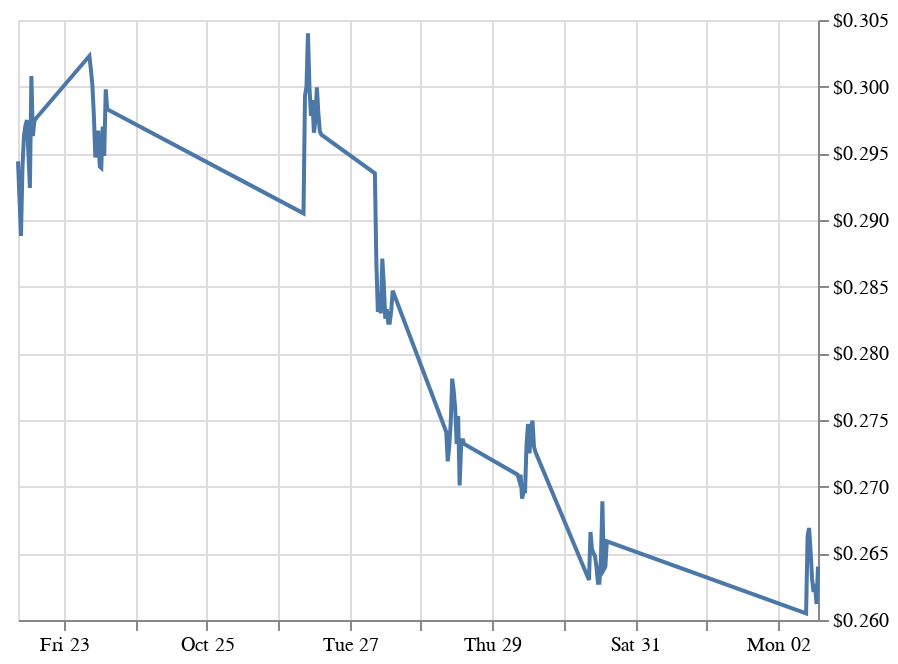

Notebook cell for this chart:
### Code cell
# date = '2021-01-18'
# x = hist[hist.date == date]
x = hist[:100]
code = x.symbol.unique()
chart = line_plot(x)
chart

### Figure 1 — Vega-Lite specification as saved in the notebook (floating-point values rounded to 4 significant figures)
{"config": {"view": {"continuousWidth": 400, "continuousHeight": 300}}, "data": {"name": "data-ddc64b37da38d6e943f82abb819b8359"}, "mark": "line", "encoding": {"color": {"type": "nominal", "field": "symbol", "legend": null}, "tooltip": [{"type": "nominal", "field": "symbol"}, {"type": "quantitative", "field": "close"}, {"type": "temporal", "field": "date"}], "x": {"type": "temporal", "axis": {"title": ""}, "field": "date", "scale": {"zero": false}}, "y": {"type": "quantitative", "axis": {"format": "$,r", "orient": "right", "title": ""}, "field": "close", "scale": {"zero": false}}}, "$schema": "https://vega.github.io/schema/vega-lite/v4.8.1.json", "datasets": {"data-ddc64b37da38d6e943f82abb819b8359": [{"Unnamed: 0": 0, "symbol": "BIOL", "date": "2020-10-22 08:30:00", "open": 0.2909, "low": 0.2909, "high": 0.2959, "close": 0.2944, "volume": 87140.0, "dividends": null, "splits": null}, {"Unnamed: 0": 1, "symbol": "BIOL", "date": "2020-10-22 09:00:00", "open": 0.2944, "low": 0.291, "high": 0.2958, "close": 0.2916, "volume": 95920.0, "dividends": null, "splits": null}, {"Unnamed: 0": 2, "symbol": "BIOL", "date": "2020-10-22 09:30:00", "open": 0.2909, "low": 0.2865, "high": 0.291, "close": 0.2888, "volume": 194300.0, "dividends": null, "splits": null}, {"Unnamed: 0": 3, "symbol": "BIOL", "date": "2020-10-22 10:00:00", "open": 0.2889, "low": 0.2889, "high": 0.2939, "close": 0.2939, "volume": 34230.0, "dividends": null, "splits": null}, {"Unnamed: 0": 4, "symbol": "BIOL", "date": "2020-10-22 10:30:00", "open": 0.293, "low": 0.293, "high": 0.2977, "close": 0.2963, "volume": 39610.0, "dividends": null, "splits": null}, {"Unnamed: 0": 5, "symbol": "BIOL", "date": "2020-10-22 11:00:00", "open": 0.2964, "low": 0.2934, "high": 0.298, "close": 0.2971, "volume": 35860.0, "dividends": null, "splits": null}, {"Unnamed: 0": 6, "symbol": "BIOL", "date": "2020-10-22 11:30:00", "open": 0.2965, "low": 0.2965, "high": 0.2975, "close": 0.2975, "volume": 8915.0, "dividends": null, "splits": null}, {"Unnamed: 0": 7, "symbol": "BIOL", "date": "2020-10-22 12:00:00", "open": 0.2971, "low": 0.2912, "high": 0.2971, "close": 0.295, "volume": 29360.0, "dividends": null, "splits": null}, {"Unnamed: 0": 8, "symbol": "BIOL", "date": "2020-10-22 12:30:00", "open": 0.2951, "low": 0.2923, "high": 0.2962, "close": 0.2924, "volume": 6704.0, "dividends": null, "splits": null}, {"Unnamed: 0": 9, "symbol": "BIOL", "date": "2020-10-22 13:00:00", "open": 0.2961, "low": 0.2961, "high": 0.305, "close": 0.3008, "volume": 105600.0, "dividends": null, "splits": null}, {"Unnamed: 0": 10, "symbol": "BIOL", "date": "2020-10-22 13:30:00", "open": 0.3036, "low": 0.2962, "high": 0.3036, "close": 0.2963, "volume": 79080.0, "dividends": null, "splits": null}, {"Unnamed: 0": 11, "symbol": "BIOL", "date": "2020-10-22 14:00:00", "open": 0.2973, "low": 0.2973, "high": 0.2994, "close": 0.2974, "volume": 42410.0, "dividends": null, "splits": null}, {"Unnamed: 0": 12, "symbol": "BIOL", "date": "2020-10-22 14:30:00", "open": 0.2973, "low": 0.297, "high": 0.2999, "close": 0.2976, "volume": 60870.0, "dividends": null, "splits": null}, {"Unnamed: 0": 13, "symbol": "BIOL", "date": "2020-10-23 08:30:00", "open": 0.2976, "low": 0.2975, "high": 0.3036, "close": 0.3023, "volume": 78650.0, "dividends": null, "splits": null}, {"Unnamed: 0": 14, "symbol": "BIOL", "date": "2020-10-23 09:00:00", "open": 0.3026, "low": 0.3001, "high": 0.306, "close": 0.3013, "volume": 123600.0, "dividends": null, "splits": null}, {"Unnamed: 0": 15, "symbol": "BIOL", "date": "2020-10-23 09:30:00", "open": 0.3046, "low": 0.3001, "high": 0.3054, "close": 0.3002, "volume": 56460.0, "dividends": null, "splits": null}, {"Unnamed: 0": 16, "symbol": "BIOL", "date": "2020-10-23 10:00:00", "open": 0.3001, "low": 0.2979, "high": 0.3001, "close": 0.2979, "volume": 53250.0, "dividends": null, "splits": null}, {"Unnamed: 0": 17, "symbol": "BIOL", "date": "2020-10-23 10:30:00", "open": 0.296, "low": 0.294, "high": 0.298, "close": 0.2947, "volume": 38390.0, "dividends": null, "splits": null}, {"Unnamed: 0": 18, "symbol": "BIOL", "date": "2020-10-23 11:00:00", "open": 0.2949, "low": 0.2949, "high": 0.2974, "close": 0.2954, "volume": 38970.0, "dividends": null, "splits": null}, {"Unnamed: 0": 19, "symbol": "BIOL", "date": "2020-10-23 11:30:00", "open": 0.2964, "low": 0.2964, "high": 0.2974, "close": 0.2967, "volume": 14130.0, "dividends": null, "splits": null}, {"Unnamed: 0": 20, "symbol": "BIOL", "date": "2020-10-23 12:00:00", "open": 0.2965, "low": 0.294, "high": 0.2966, "close": 0.294, "volume": 43280.0, "dividends": null, "splits": null}, {"Unnamed: 0": 21, "symbol": "BIOL", "date": "2020-10-23 12:30:00", "open": 0.294, "low": 0.2931, "high": 0.294, "close": 0.2939, "volume": 18210.0, "dividends": null, "splits": null}, {"Unnamed: 0": 22, "symbol": "BIOL", "date": "2020-10-23 13:00:00", "open": 0.294, "low": 0.2933, "high": 0.2979, "close": 0.297, "volume": 13110.0, "dividends": null, "splits": null}, {"Unnamed: 0": 23, "symbol": "BIOL", "date": "2020-10-23 13:30:00", "open": 0.2961, "low": 0.2943, "high": 0.2978, "close": 0.2948, "volume": 7974.0, "dividends": null, "splits": null}, {"Unnamed: 0": 24, "symbol": "BIOL", "date": "2020-10-23 14:00:00", "open": 0.2972, "low": 0.2932, "high": 0.2998, "close": 0.2998, "volume": 97160.0, "dividends": null, "splits": null}, {"Unnamed: 0": 25, "symbol": "BIOL", "date": "2020-10-23 14:30:00", "open": 0.2997, "low": 0.2954, "high": 0.301, "close": 0.2983, "volume": 159400.0, "dividends": null, "splits": null}, {"Unnamed: 0": 26, "symbol": "BIOL", "date": "2020-10-26 08:30:00", "open": 0.295, "low": 0.29, "high": 0.295, "close": 0.2905, "volume": 133300.0, "dividends": null, "splits": null}, {"Unnamed: 0": 27, "symbol": "BIOL", "date": "2020-10-26 09:00:00", "open": 0.2904, "low": 0.2904, "high": 0.2998, "close": 0.2993, "volume": 77760.0, "dividends": null, "splits": null}, {"Unnamed: 0": 28, "symbol": "BIOL", "date": "2020-10-26 09:30:00", "open": 0.2957, "low": 0.2957, "high": 0.305, "close": 0.3, "volume": 346600.0, "dividends": null, "splits": null}, {"Unnamed: 0": 29, "symbol": "BIOL", "date": "2020-10-26 10:00:00", "open": 0.3, "low": 0.2961, "high": 0.3046, "close": 0.304, "volume": 46690.0, "dividends": null, "splits": null}, {"Unnamed: 0": 30, "symbol": "BIOL", "date": "2020-10-26 10:30:00", "open": 0.2993, "low": 0.2965, "high": 0.3042, "close": 0.3, "volume": 52530.0, "dividends": null, "splits": null}, {"Unnamed: 0": 31, "symbol": "BIOL", "date": "2020-10-26 11:00:00", "open": 0.3, "low": 0.2962, "high": 0.3025, "close": 0.2978, "volume": 68960.0, "dividends": null, "splits": null}, {"Unnamed: 0": 32, "symbol": "BIOL", "date": "2020-10-26 11:30:00", "open": 0.2963, "low": 0.2916, "high": 0.2994, "close": 0.299, "volume": 98130.0, "dividends": null, "splits": null}, {"Unnamed: 0": 33, "symbol": "BIOL", "date": "2020-10-26 12:00:00", "open": 0.2992, "low": 0.2962, "high": 0.2994, "close": 0.2966, "volume": 20220.0, "dividends": null, "splits": null}, {"Unnamed: 0": 34, "symbol": "BIOL", "date": "2020-10-26 12:30:00", "open": 0.2966, "low": 0.2961, "high": 0.298, "close": 0.2975, "volume": 43050.0, "dividends": null, "splits": null}, {"Unnamed: 0": 35, "symbol": "BIOL", "date": "2020-10-26 13:00:00", "open": 0.2964, "low": 0.2964, "high": 0.3, "close": 0.3, "volume": 41040.0, "dividends": null, "splits": null}, {"Unnamed: 0": 36, "symbol": "BIOL", "date": "2020-10-26 13:30:00", "open": 0.3, "low": 0.298, "high": 0.3034, "close": 0.298, "volume": 32320.0, "dividends": null, "splits": null}, {"Unnamed: 0": 37, "symbol": "BIOL", "date": "2020-10-26 14:00:00", "open": 0.2998, "low": 0.295, "high": 0.2998, "close": 0.2966, "volume": 19170.0, "dividends": null, "splits": null}, {"Unnamed: 0": 38, "symbol": "BIOL", "date": "2020-10-26 14:30:00", "open": 0.2972, "low": 0.29, "high": 0.2994, "close": 0.2964, "volume": 471300.0, "dividends": null, "splits": null}, {"Unnamed: 0": 39, "symbol": "BIOL", "date": "2020-10-27 08:30:00", "open": 0.291, "low": 0.2827, "high": 0.3, "close": 0.2935, "volume": 370300.0, "dividends": null, "splits": null}, {"Unnamed: 0": 40, "symbol": "BIOL", "date": "2020-10-27 09:00:00", "open": 0.2929, "low": 0.282, "high": 0.293, "close": 0.2868, "volume": 159300.0, "dividends": null, "splits": null}, {"Unnamed: 0": 41, "symbol": "BIOL", "date": "2020-10-27 09:30:00", "open": 0.2868, "low": 0.282, "high": 0.288, "close": 0.2831, "volume": 167300.0, "dividends": null, "splits": null}, {"Unnamed: 0": 42, "symbol": "BIOL", "date": "2020-10-27 10:00:00", "open": 0.2836, "low": 0.2831, "high": 0.2879, "close": 0.2838, "volume": 135000.0, "dividends": null, "splits": null}, {"Unnamed: 0": 43, "symbol": "BIOL", "date": "2020-10-27 10:30:00", "open": 0.2877, "low": 0.282, "high": 0.2879, "close": 0.283, "volume": 153600.0, "dividends": null, "splits": null}, {"Unnamed: 0": 44, "symbol": "BIOL", "date": "2020-10-27 11:00:00", "open": 0.283, "low": 0.283, "high": 0.2871, "close": 0.2871, "volume": 9261.0, "dividends": null, "splits": null}, {"Unnamed: 0": 45, "symbol": "BIOL", "date": "2020-10-27 11:30:00", "open": 0.2858, "low": 0.2822, "high": 0.2863, "close": 0.2852, "volume": 42040.0, "dividends": null, "splits": null}, {"Unnamed: 0": 46, "symbol": "BIOL", "date": "2020-10-27 12:00:00", "open": 0.2847, "low": 0.282, "high": 0.285, "close": 0.2826, "volume": 50590.0, "dividends": null, "splits": null}, {"Unnamed: 0": 47, "symbol": "BIOL", "date": "2020-10-27 12:30:00", "open": 0.2826, "low": 0.282, "high": 0.2842, "close": 0.2833, "volume": 36620.0, "dividends": null, "splits": null}, {"Unnamed: 0": 48, "symbol": "BIOL", "date": "2020-10-27 13:00:00", "open": 0.282, "low": 0.282, "high": 0.2825, "close": 0.2823, "volume": 26390.0, "dividends": null, "splits": null}, {"Unnamed: 0": 49, "symbol": "BIOL", "date": "2020-10-27 13:30:00", "open": 0.2824, "low": 0.2823, "high": 0.2825, "close": 0.2823, "volume": 27290.0, "dividends": null, "splits": null}, {"Unnamed: 0": 50, "symbol": "BIOL", "date": "2020-10-27 14:00:00", "open": 0.2823, "low": 0.281, "high": 0.2832, "close": 0.2832, "volume": 125300.0, "dividends": null, "splits": null}, {"Unnamed: 0": 51, "symbol": "BIOL", "date": "2020-10-27 14:30:00", "open": 0.2832, "low": 0.2821, "high": 0.2869, "close": 0.2847, "volume": 90440.0, "dividends": null, "splits": null}, {"Unnamed: 0": 52, "symbol": "BIOL", "date": "2020-10-28 08:30:00", "open": 0.28, "low": 0.2737, "high": 0.2866, "close": 0.2741, "volume": 545200.0, "dividends": null, "splits": null}, {"Unnamed: 0": 53, "symbol": "BIOL", "date": "2020-10-28 09:00:00", "open": 0.2741, "low": 0.27, "high": 0.2778, "close": 0.2719, "volume": 161700.0, "dividends": null, "splits": null}, {"Unnamed: 0": 54, "symbol": "BIOL", "date": "2020-10-28 09:30:00", "open": 0.2742, "low": 0.2702, "high": 0.2754, "close": 0.273, "volume": 55960.0, "dividends": null, "splits": null}, {"Unnamed: 0": 55, "symbol": "BIOL", "date": "2020-10-28 10:00:00", "open": 0.2731, "low": 0.2725, "high": 0.2772, "close": 0.2747, "volume": 24820.0, "dividends": null, "splits": null}, {"Unnamed: 0": 56, "symbol": "BIOL", "date": "2020-10-28 10:30:00", "open": 0.2749, "low": 0.2742, "high": 0.2791, "close": 0.2781, "volume": 37510.0, "dividends": null, "splits": null}, {"Unnamed: 0": 57, "symbol": "BIOL", "date": "2020-10-28 11:00:00", "open": 0.2792, "low": 0.2762, "high": 0.2792, "close": 0.2772, "volume": 33140.0, "dividends": null, "splits": null}, {"Unnamed: 0": 58, "symbol": "BIOL", "date": "2020-10-28 11:30:00", "open": 0.2773, "low": 0.274, "high": 0.2773, "close": 0.2759, "volume": 21110.0, "dividends": null, "splits": null}, {"Unnamed: 0": 59, "symbol": "BIOL", "date": "2020-10-28 12:00:00", "open": 0.2764, "low": 0.273, "high": 0.2765, "close": 0.2732, "volume": 68820.0, "dividends": null, "splits": null}, {"Unnamed: 0": 60, "symbol": "BIOL", "date": "2020-10-28 12:30:00", "open": 0.2749, "low": 0.27, "high": 0.2759, "close": 0.2753, "volume": 154600.0, "dividends": null, "splits": null}, {"Unnamed: 0": 61, "symbol": "BIOL", "date": "2020-10-28 13:00:00", "open": 0.2753, "low": 0.2701, "high": 0.2758, "close": 0.2701, "volume": 41140.0, "dividends": null, "splits": null}, {"Unnamed: 0": 62, "symbol": "BIOL", "date": "2020-10-28 13:30:00", "open": 0.2722, "low": 0.2722, "high": 0.2737, "close": 0.2731, "volume": 28930.0, "dividends": null, "splits": null}, {"Unnamed: 0": 63, "symbol": "BIOL", "date": "2020-10-28 14:00:00", "open": 0.2725, "low": 0.2702, "high": 0.2736, "close": 0.2736, "volume": 78730.0, "dividends": null, "splits": null}, {"Unnamed: 0": 64, "symbol": "BIOL", "date": "2020-10-28 14:30:00", "open": 0.2733, "low": 0.2717, "high": 0.2738, "close": 0.2732, "volume": 124200.0, "dividends": null, "splits": null}, {"Unnamed: 0": 65, "symbol": "BIOL", "date": "2020-10-29 08:30:00", "open": 0.279, "low": 0.2622, "high": 0.279, "close": 0.2709, "volume": 230100.0, "dividends": null, "splits": null}, {"Unnamed: 0": 66, "symbol": "BIOL", "date": "2020-10-29 09:00:00", "open": 0.273, "low": 0.2702, "high": 0.2766, "close": 0.2705, "volume": 30850.0, "dividends": null, "splits": null}, {"Unnamed: 0": 67, "symbol": "BIOL", "date": "2020-10-29 09:30:00", "open": 0.2702, "low": 0.2661, "high": 0.2712, "close": 0.2709, "volume": 51530.0, "dividends": null, "splits": null}, {"Unnamed: 0": 68, "symbol": "BIOL", "date": "2020-10-29 10:00:00", "open": 0.2706, "low": 0.2691, "high": 0.2711, "close": 0.2691, "volume": 36250.0, "dividends": null, "splits": null}, {"Unnamed: 0": 69, "symbol": "BIOL", "date": "2020-10-29 10:30:00", "open": 0.2691, "low": 0.2681, "high": 0.27, "close": 0.2696, "volume": 43750.0, "dividends": null, "splits": null}, {"Unnamed: 0": 70, "symbol": "BIOL", "date": "2020-10-29 11:00:00", "open": 0.2697, "low": 0.268, "high": 0.2699, "close": 0.2696, "volume": 33980.0, "dividends": null, "splits": null}, {"Unnamed: 0": 71, "symbol": "BIOL", "date": "2020-10-29 11:30:00", "open": 0.2689, "low": 0.268, "high": 0.2738, "close": 0.2732, "volume": 62660.0, "dividends": null, "splits": null}, {"Unnamed: 0": 72, "symbol": "BIOL", "date": "2020-10-29 12:00:00", "open": 0.2733, "low": 0.2712, "high": 0.2757, "close": 0.2747, "volume": 41350.0, "dividends": null, "splits": null}, {"Unnamed: 0": 73, "symbol": "BIOL", "date": "2020-10-29 12:30:00", "open": 0.2732, "low": 0.2715, "high": 0.2734, "close": 0.2725, "volume": 56640.0, "dividends": null, "splits": null}, {"Unnamed: 0": 74, "symbol": "BIOL", "date": "2020-10-29 13:00:00", "open": 0.2731, "low": 0.2731, "high": 0.278, "close": 0.2745, "volume": 83540.0, "dividends": null, "splits": null}, {"Unnamed: 0": 75, "symbol": "BIOL", "date": "2020-10-29 13:30:00", "open": 0.2745, "low": 0.2744, "high": 0.2759, "close": 0.2749, "volume": 22780.0, "dividends": null, "splits": null}, {"Unnamed: 0": 76, "symbol": "BIOL", "date": "2020-10-29 14:00:00", "open": 0.2749, "low": 0.2716, "high": 0.275, "close": 0.273, "volume": 44640.0, "dividends": null, "splits": null}, {"Unnamed: 0": 77, "symbol": "BIOL", "date": "2020-10-29 14:30:00", "open": 0.273, "low": 0.2699, "high": 0.2744, "close": 0.2726, "volume": 64770.0, "dividends": null, "splits": null}, {"Unnamed: 0": 78, "symbol": "BIOL", "date": "2020-10-30 08:30:00", "open": 0.2682, "low": 0.2629, "high": 0.2729, "close": 0.263, "volume": 60270.0, "dividends": null, "splits": null}, {"Unnamed: 0": 79, "symbol": "BIOL", "date": "2020-10-30 09:00:00", "open": 0.2632, "low": 0.2631, "high": 0.2697, "close": 0.2666, "volume": 136600.0, "dividends": null, "splits": null}, {"Unnamed: 0": 80, "symbol": "BIOL", "date": "2020-10-30 09:30:00", "open": 0.2656, "low": 0.264, "high": 0.267, "close": 0.2653, "volume": 37640.0, "dividends": null, "splits": null}, {"Unnamed: 0": 81, "symbol": "BIOL", "date": "2020-10-30 10:00:00", "open": 0.2653, "low": 0.2643, "high": 0.2654, "close": 0.265, "volume": 44990.0, "dividends": null, "splits": null}, {"Unnamed: 0": 82, "symbol": "BIOL", "date": "2020-10-30 10:30:00", "open": 0.265, "low": 0.262, "high": 0.2651, "close": 0.2648, "volume": 161500.0, "dividends": null, "splits": null}, {"Unnamed: 0": 83, "symbol": "BIOL", "date": "2020-10-30 11:00:00", "open": 0.2648, "low": 0.2632, "high": 0.2648, "close": 0.264, "volume": 53030.0, "dividends": null, "splits": null}, {"Unnamed: 0": 84, "symbol": "BIOL", "date": "2020-10-30 11:30:00", "open": 0.2641, "low": 0.2625, "high": 0.2648, "close": 0.2628, "volume": 68550.0, "dividends": null, "splits": null}, {"Unnamed: 0": 85, "symbol": "BIOL", "date": "2020-10-30 12:00:00", "open": 0.2624, "low": 0.2621, "high": 0.263, "close": 0.2628, "volume": 19610.0, "dividends": null, "splits": null}, {"Unnamed: 0": 86, "symbol": "BIOL", "date": "2020-10-30 12:30:00", "open": 0.2628, "low": 0.2628, "high": 0.2655, "close": 0.2645, "volume": 76940.0, "dividends": null, "splits": null}, {"Unnamed: 0": 87, "symbol": "BIOL", "date": "2020-10-30 13:00:00", "open": 0.2652, "low": 0.2628, "high": 0.2709, "close": 0.2689, "volume": 94010.0, "dividends": null, "splits": null}, {"Unnamed: 0": 88, "symbol": "BIOL", "date": "2020-10-30 13:30:00", "open": 0.2689, "low": 0.2638, "high": 0.2708, "close": 0.2638, "volume": 105700.0, "dividends": null, "splits": null}, {"Unnamed: 0": 89, "symbol": "BIOL", "date": "2020-10-30 14:00:00", "open": 0.2676, "low": 0.2636, "high": 0.2676, "close": 0.264, "volume": 77020.0, "dividends": null, "splits": null}, {"Unnamed: 0": 90, "symbol": "BIOL", "date": "2020-10-30 14:30:00", "open": 0.2653, "low": 0.26, "high": 0.2671, "close": 0.2659, "volume": 288700.0, "dividends": null, "splits": null}, {"Unnamed: 0": 91, "symbol": "BIOL", "date": "2020-11-02 09:30:00", "open": 0.2695, "low": 0.26, "high": 0.2695, "close": 0.2605, "volume": 111000.0, "dividends": null, "splits": null}, {"Unnamed: 0": 92, "symbol": "BIOL", "date": "2020-11-02 10:00:00", "open": 0.2622, "low": 0.261, "high": 0.27, "close": 0.2663, "volume": 74170.0, "dividends": null, "splits": null}, {"Unnamed: 0": 93, "symbol": "BIOL", "date": "2020-11-02 10:30:00", "open": 0.2646, "low": 0.2641, "high": 0.2684, "close": 0.2669, "volume": 23020.0, "dividends": null, "splits": null}, {"Unnamed: 0": 94, "symbol": "BIOL", "date": "2020-11-02 11:00:00", "open": 0.2674, "low": 0.26, "high": 0.2674, "close": 0.2652, "volume": 65790.0, "dividends": null, "splits": null}, {"Unnamed: 0": 95, "symbol": "BIOL", "date": "2020-11-02 11:30:00", "open": 0.2657, "low": 0.2618, "high": 0.2667, "close": 0.2631, "volume": 43080.0, "dividends": null, "splits": null}, {"Unnamed: 0": 96, "symbol": "BIOL", "date": "2020-11-02 12:00:00", "open": 0.2631, "low": 0.26, "high": 0.2644, "close": 0.2621, "volume": 77320.0, "dividends": null, "splits": null}, {"Unnamed: 0": 97, "symbol": "BIOL", "date": "2020-11-02 12:30:00", "open": 0.2621, "low": 0.26, "high": 0.2627, "close": 0.2627, "volume": 39510.0, "dividends": null, "splits": null}, {"Unnamed: 0": 98, "symbol": "BIOL", "date": "2020-11-02 13:00:00", "open": 0.2612, "low": 0.2612, "high": 0.2634, "close": 0.2612, "volume": 25820.0, "dividends": null, "splits": null}, {"Unnamed: 0": 99, "symbol": "BIOL", "date": "2020-11-02 13:30:00", "open": 0.2616, "low": 0.2613, "high": 0.2647, "close": 0.264, "volume": 68070.0, "dividends": null, "splits": null}]}}
